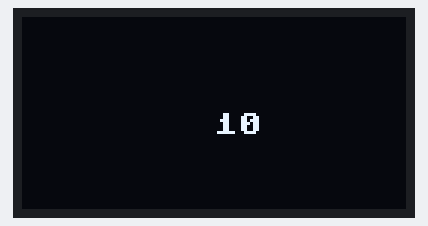
A program run on a simulated Raspberry Pi Pico running MicroPython. On the bench: 128×64 one-colour display. At 5.1 s the program stops and its outputs stay as they are.

Above: at 5.2 s.

The program:

counter_MP__1_.py
```python
from machine import Pin, I2C,Timer
from picobricks import SSD1306_I2C
import utime
WIDTH=128
HEIGHT=64
#define the width and height values
sda=machine.Pin(4)
scl=machine.Pin(5)
i2c=machine.I2C(0,sda=sda, scl=scl, freq=2000000)
oled= SSD1306_I2C(WIDTH, HEIGHT, i2c)
counter=0
while (counter<10):
    counter=counter+1
    oled.fill(0)
    oled.text(str(counter),64,32)
    utime.sleep(0.5)
    oled.show()


    
```
